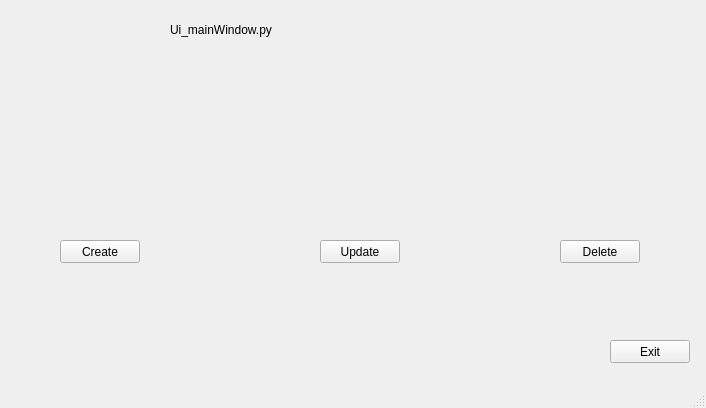
<?xml version="1.0" encoding="UTF-8"?>
<ui version="4.0">
 <class>MainWindow</class>
 <widget class="QMainWindow" name="MainWindow">
  <property name="geometry">
   <rect>
    <x>0</x>
    <y>0</y>
    <width>706</width>
    <height>408</height>
   </rect>
  </property>
  <property name="windowTitle">
   <string>MainWindow</string>
  </property>
  <widget class="QWidget" name="centralwidget">
   <widget class="QLabel" name="lbl_title">
    <property name="geometry">
     <rect>
      <x>170</x>
      <y>20</y>
      <width>371</width>
      <height>20</height>
     </rect>
    </property>
    <property name="text">
     <string>Ui_mainWindow.py</string>
    </property>
   </widget>
   <widget class="QPushButton" name="btn_create">
    <property name="geometry">
     <rect>
      <x>60</x>
      <y>240</y>
      <width>80</width>
      <height>23</height>
     </rect>
    </property>
    <property name="text">
     <string>Create</string>
    </property>
   </widget>
   <widget class="QPushButton" name="btn_update">
    <property name="geometry">
     <rect>
      <x>320</x>
      <y>240</y>
      <width>80</width>
      <height>23</height>
     </rect>
    </property>
    <property name="text">
     <string>Update</string>
    </property>
   </widget>
   <widget class="QPushButton" name="btn_delete">
    <property name="geometry">
     <rect>
      <x>560</x>
      <y>240</y>
      <width>80</width>
      <height>23</height>
     </rect>
    </property>
    <property name="text">
     <string>Delete</string>
    </property>
   </widget>
   <widget class="QPushButton" name="btn_exit">
    <property name="geometry">
     <rect>
      <x>610</x>
      <y>340</y>
      <width>80</width>
      <height>23</height>
     </rect>
    </property>
    <property name="text">
     <string>Exit</string>
    </property>
   </widget>
  </widget>
  <widget class="QMenuBar" name="menubar">
   <property name="geometry">
    <rect>
     <x>0</x>
     <y>0</y>
     <width>706</width>
     <height>18</height>
    </rect>
   </property>
  </widget>
  <widget class="QStatusBar" name="statusbar"/>
 </widget>
 <resources/>
 <connections/>
</ui>
